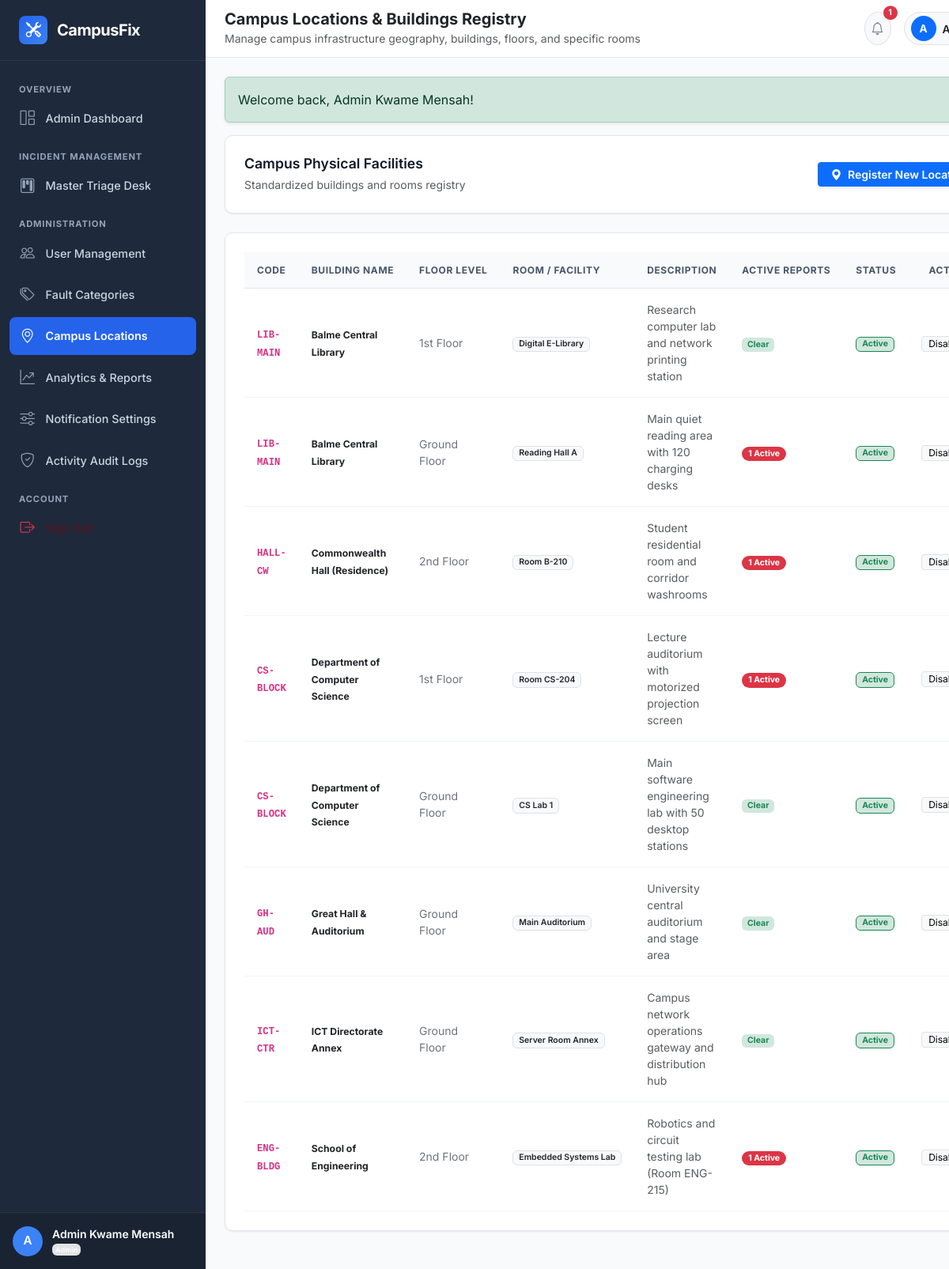
The page /admin/locations.php (signed in) on the database its author committed.
### tables this page shows
CREATE TABLE `campus_locations` (
  `id` INT UNSIGNED NOT NULL AUTO_INCREMENT,
  `building_name` VARCHAR(100) NOT NULL,
  `building_code` VARCHAR(20) NOT NULL,
  `floor` VARCHAR(50) NOT NULL COMMENT 'Ground Floor, 1st Floor, 2nd Floor, etc.',
  `room_number` VARCHAR(50) DEFAULT NULL COMMENT 'Room CS-101, Reading Hall A, etc.',
  `area_description` VARCHAR(255) DEFAULT NULL,
  `is_active` TINYINT(1) NOT NULL DEFAULT 1,
  `created_at` DATETIME NOT NULL DEFAULT CURRENT_TIMESTAMP,
  PRIMARY KEY (`id`),
  KEY `idx_locations_building_code` (`building_code`),
  KEY `idx_locations_is_active` (`is_active`)
);

### admin/locations.php (the view, shortened to what this page needs)
<?php
$pdo = get_db_connection();
$locStmt = $pdo->query("
    SELECT l.*,
           COUNT(t.id) as total_incidents,
           SUM(CASE WHEN t.status NOT IN ('resolved', 'closed') THEN 1 ELSE 0 END) as open_incidents
    FROM campus_locations l
    LEFT JOIN tickets t ON l.id = t.location_id
    GROUP BY l.id, l.building_name, l.building_code, l.floor, l.room_number, l.area_description, l.is_active, l.created_at
    ORDER BY l.building_name ASC, l.floor ASC
");
$locations = $locStmt->fetchAll();
include_once INCLUDES_PATH . 'header.php';
include_once INCLUDES_PATH . 'sidebar.php';
?>
<div class="d-flex flex-column flex-1 w-100">
    <?php include_once INCLUDES_PATH . 'navbar.php'; ?>
    <div class="container-fluid px-0">
        <div class="cf-card mb-4">
            <div class="d-flex flex-wrap align-items-center justify-content-between gap-3">
                <div>
                    <h5 class="cf-card-title mb-1">Campus Physical Facilities</h5>
                    <small class="text-muted">Standardized buildings and rooms registry</small>
                </div>
                <button type="button" class="btn btn-primary btn-sm fw-semibold shadow-sm px-3" data-bs-toggle="modal" data-bs-target="#addLocationModal">
                    <i class="bi bi-geo-alt-fill me-1"></i> Register New Location
                </button>
            </div>
        </div>
        <div class="cf-card">
            <div class="table-responsive">
                <table class="cf-table">
                    <thead>
                        <tr>
                            <th>Code</th>
                            <th>Building Name</th>
                            <th>Floor Level</th>
                            <th>Room / Facility</th>
                            <th>Description</th>
                            <th>Active Reports</th>
                            <th>Status</th>
                            <th class="text-end">Action</th>
                        </tr>
                    </thead>
                    <tbody>
                        <?php foreach ($locations as $loc): ?>
                            <tr>
                                <td><code class="fw-bold"><?= htmlspecialchars($loc['building_code']) ?></code></td>
                                <td><strong class="text-dark small"><?= htmlspecialchars($loc['building_name']) ?></strong></td>
                                <td class="small text-secondary"><?= htmlspecialchars($loc['floor']) ?></td>
                                <td><span class="badge bg-light text-dark border fw-semibold"><?= htmlspecialchars($loc['room_number'] ?? 'General Area') ?></span></td>
                                <td class="small text-muted" style="max-width: 250px;"><?= htmlspecialchars($loc['area_description'] ?? '—') ?></td>
                                <td>
                                    <?php if ($loc['open_incidents'] > 0): ?>
                                        <span class="badge bg-danger rounded-pill px-2 py-1"><?= $loc['open_incidents'] ?> Active</span>
                                    <?php else: ?>
                                        <span class="badge bg-success-subtle text-success">Clear</span>
                                    <?php endif; ?>
                                </td>
                                <td>
                                    <?php if ($loc['is_active'] == 1): ?>
                                        <span class="badge bg-success-subtle text-success border border-success">Active</span>
                                    <?php else: ?>
                                        <span class="badge bg-secondary">Disabled</span>
                                    <?php endif; ?>
                                </td>
                                <td class="text-end">
                                    <form method="POST" action="" class="d-inline">
                                        <button type="submit" class="btn btn-sm btn-light border py-0 px-2" style="font-size: 0.75rem;">
                                            <?= ($loc['is_active'] == 1) ? 'Disable' : 'Enable' ?>
                                        </button>
                                    </form>
                                </td>
                            </tr>
                        <?php endforeach; ?>
                    </tbody>
                </table>
            </div>
        </div>
    </div>
</div>
<?php include_once INCLUDES_PATH . 'footer.php'; ?>

### assets/css/style.css (style rules this page uses)
:root { --cf-primary-navy: #0f172a; --cf-sidebar-bg: #1e293b; --cf-sidebar-hover: #334155; --cf-accent-blue: #2563eb; --cf-accent-hover: #1d4ed8; --cf-canvas-bg: #f8fafc; --cf-card-bg: #ffffff; --cf-border-color: #e2e8f0; --cf-text-main: #1e293b; --cf-text-muted: #64748b; --cf-radius: 10px; --cf-shadow-sm: 0 1px 3px rgba(0, 0, 0, 0.05), 0 1px 2px rgba(0, 0, 0, 0.03); --cf-shadow-md: 0 4px 6px -1px rgba(0, 0, 0, 0.07), 0 2px 4px -1px rgba(0, 0, 0, 0.04); }
body { font-family: 'Inter', -apple-system, BlinkMacSystemFont, 'Segoe UI', Roboto, Helvetica, Arial, sans-serif; background-color: var(--cf-canvas-bg); color: var(--cf-text-main); min-height: 100vh; display: flex; flex-direction: column; }
.cf-card { background: var(--cf-card-bg); border: 1px solid var(--cf-border-color); border-radius: var(--cf-radius); box-shadow: var(--cf-shadow-sm); padding: 1.5rem; margin-bottom: 1.5rem; transition: transform 0.15s ease, box-shadow 0.15s ease; }
.cf-card-title { font-size: 1.1rem; font-weight: 600; color: var(--cf-primary-navy); margin: 0; }
.cf-table { width: 100%; margin-bottom: 0; border-collapse: separate; border-spacing: 0; }
.cf-table th { background-color: #f8fafc; color: #475569; font-size: 0.75rem; font-weight: 700; text-transform: uppercase; letter-spacing: 0.05em; padding: 0.85rem 1rem; border-bottom: 1px solid var(--cf-border-color); white-space: nowrap; }
.cf-table td { padding: 1rem; vertical-align: middle; border-bottom: 1px solid #f1f5f9; font-size: 0.875rem; }

### rows shown on the page
campus_locations: building_code "LIB-MAIN", building_name "Balme Central Library", floor "1st Floor", room_number "Digital E-Library", area_description "Research computer lab and network printing station", shows "Clear", is_active "Active"
campus_locations: building_code "LIB-MAIN", building_name "Balme Central Library", floor "Ground Floor", room_number "Reading Hall A", area_description "Main quiet reading area with 120 charging desks", open_incidents "1", is_active "Active"
campus_locations: building_code "HALL-CW", building_name "Commonwealth Hall (Residence)", floor "2nd Floor", room_number "Room B-210", area_description "Student residential room and corridor washrooms", open_incidents "1", is_active "Active"
campus_locations: building_code "CS-BLOCK", building_name "Department of Computer Science", floor "1st Floor", room_number "Room CS-204", area_description "Lecture auditorium with motorized projection screen", open_incidents "1", is_active "Active"
campus_locations: building_code "CS-BLOCK", building_name "Department of Computer Science", floor "Ground Floor", room_number "CS Lab 1", area_description "Main software engineering lab with 50 desktop stations", shows "Clear", is_active "Active"
campus_locations: building_code "GH-AUD", building_name "Great Hall & Auditorium", floor "Ground Floor", room_number "Main Auditorium", area_description "University central auditorium and stage area", shows "Clear", is_active "Active"
campus_locations: building_code "ICT-CTR", building_name "ICT Directorate Annex", floor "Ground Floor", room_number "Server Room Annex", area_description "Campus network operations gateway and distribution hub", shows "Clear", is_active "Active"
campus_locations: building_code "ENG-BLDG", building_name "School of Engineering", floor "2nd Floor", room_number "Embedded Systems Lab", area_description "Robotics and circuit testing lab (Room ENG-215)", open_incidents "1", is_active "Active"

### other values the page prints
substr($user['full_name'], 0, 1) "A"
$user['full_name'] "Admin Kwame Mensah"
$user['role'] "Admin"
$pageHeading "Campus Locations & Buildings Registry"
$pageSubtitle "Manage campus infrastructure geography, buildings, floors, and specific rooms"
$unreadNotifs "1"
$f['message'] "Welcome back, Admin Kwame Mensah!"
